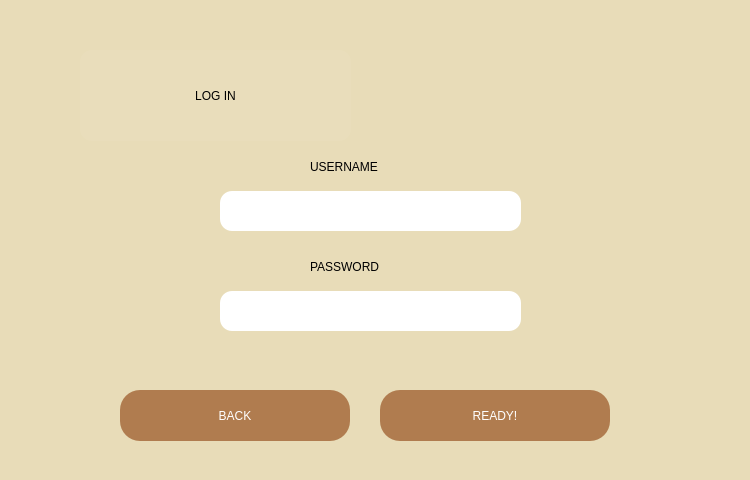
<?xml version="1.0" encoding="UTF-8"?>
<ui version="4.0">
 <class>Login</class>
 <widget class="QDialog" name="Login">
  <property name="geometry">
   <rect>
    <x>0</x>
    <y>0</y>
    <width>750</width>
    <height>480</height>
   </rect>
  </property>
  <property name="windowTitle">
   <string>Dialog</string>
  </property>
  <property name="styleSheet">
   <string notr="true">BACkGROUND-COLOR: rgb(232, 220, 184);
border-radius: 12px;
</string>
  </property>
  <widget class="QLabel" name="label">
   <property name="geometry">
    <rect>
     <x>310</x>
     <y>151</y>
     <width>161</width>
     <height>31</height>
    </rect>
   </property>
   <property name="styleSheet">
    <string notr="true">COLOR:rgb(0, 0, 0);
font: 700 14pt &quot;SansSerif&quot;;</string>
   </property>
   <property name="text">
    <string>USERNAME</string>
   </property>
  </widget>
  <widget class="QPushButton" name="pushButton">
   <property name="geometry">
    <rect>
     <x>380</x>
     <y>390</y>
     <width>230</width>
     <height>51</height>
    </rect>
   </property>
   <property name="styleSheet">
    <string notr="true">background-color: #B07C4F;
font: 900 12pt &quot;Segoe UI Black&quot;;
color: rgb(255, 255, 255);
border-radius: 20px;</string>
   </property>
   <property name="text">
    <string>READY!</string>
   </property>
  </widget>
  <widget class="QLabel" name="label_2">
   <property name="geometry">
    <rect>
     <x>310</x>
     <y>251</y>
     <width>161</width>
     <height>31</height>
    </rect>
   </property>
   <property name="styleSheet">
    <string notr="true">COLOR:rgb(0, 0, 0);
font: 700 14pt &quot;SansSerif&quot;;</string>
   </property>
   <property name="text">
    <string>PASSWORD</string>
   </property>
  </widget>
  <widget class="QPushButton" name="pushButton_2">
   <property name="geometry">
    <rect>
     <x>120</x>
     <y>390</y>
     <width>230</width>
     <height>51</height>
    </rect>
   </property>
   <property name="styleSheet">
    <string notr="true">background-color: #B07C4F;
font: 900 12pt &quot;Segoe UI Black&quot;;
color: rgb(255, 255, 255);
border-radius: 20px;</string>
   </property>
   <property name="text">
    <string>BACK</string>
   </property>
  </widget>
  <widget class="QLineEdit" name="username">
   <property name="geometry">
    <rect>
     <x>220</x>
     <y>191</y>
     <width>301</width>
     <height>40</height>
    </rect>
   </property>
   <property name="styleSheet">
    <string notr="true">background-color: rgb(255, 255, 255);
color: rgb(255, 255, 255);
font: 10pt &quot;SansSerif&quot;;</string>
   </property>
  </widget>
  <widget class="QLineEdit" name="password">
   <property name="geometry">
    <rect>
     <x>220</x>
     <y>291</y>
     <width>301</width>
     <height>40</height>
    </rect>
   </property>
   <property name="styleSheet">
    <string notr="true">background-color: rgb(255, 255, 255);
color: rgb(255, 255, 255);
font: 10pt &quot;SansSerif&quot;;</string>
   </property>
  </widget>
  <widget class="QLabel" name="label_5">
   <property name="geometry">
    <rect>
     <x>80</x>
     <y>50</y>
     <width>271</width>
     <height>91</height>
    </rect>
   </property>
   <property name="styleSheet">
    <string notr="true">
font: 48pt &quot;Romantic&quot;;
color: rgb(0, 0, 0);
background-color: rgba(255, 255, 255, 10);</string>
   </property>
   <property name="text">
    <string>LOG IN</string>
   </property>
   <property name="alignment">
    <set>Qt::AlignCenter</set>
   </property>
  </widget>
 </widget>
 <resources/>
 <connections>
  <connection>
   <sender>pushButton_2</sender>
   <signal>clicked()</signal>
   <receiver>Login</receiver>
   <slot>hide()</slot>
   <hints>
    <hint type="sourcelabel">
     <x>123</x>
     <y>260</y>
    </hint>
    <hint type="destinationlabel">
     <x>44</x>
     <y>252</y>
    </hint>
   </hints>
  </connection>
 </connections>
</ui>
